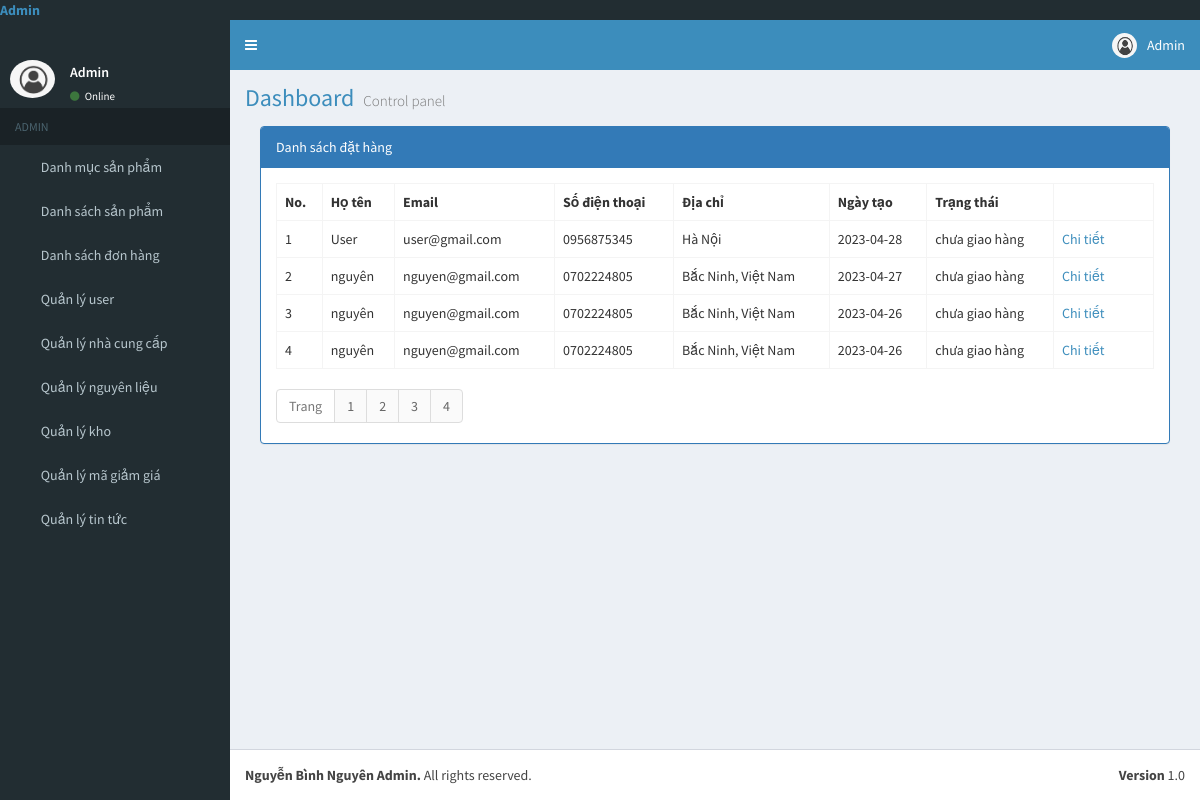
Page /index.php?area=Backend&controller=Cart (signed in) on the committed database.
### tables this page shows
CREATE TABLE `tbl_order` (
  `order_id` int(11) NOT NULL,
  `customer_id` int(11) NOT NULL,
  `create_at` date NOT NULL,
  `status` int(11) NOT NULL DEFAULT 0 COMMENT '0: chưa giao hàng - 1: đã giao hàng'
);

CREATE TABLE `tbl_account` (
  `account_id` int(11) NOT NULL,
  `fullname` varchar(100) NOT NULL,
  `email` varchar(100) NOT NULL,
  `password` varchar(100) NOT NULL,
  `phone` varchar(20) NOT NULL,
  `address` varchar(100) NOT NULL,
  `role` varchar(20) NOT NULL
);

### Controllers/Backend/CartController.php (called while the page is built, shortened)
<?php
include "Models/Backend/CartModel.php";
class CartController extends Controller{
    public function index(){
        $pageSize = 4;
        $totalRecord = $this->totalRecord();
        $numPage = ceil($totalRecord/$pageSize);
        $p = isset($_GET["p"])&&is_numeric($_GET["p"])&&$_GET["p"]>0 ? ($_GET["p"]-1) : 0;
        $from = $p * $pageSize;
        $data = $this->listOrder($from,$pageSize);
        $this->renderHTML("Views/Backend/OrderView.php",array("data"=>$data,"numPage"=>$numPage));
    }
}
?>

### index.php (called while the page is built, shortened)
<?php
	include "App/Routing.php";
 ?>

### Models/Backend/CartModel.php (called while the page is built, shortened)
<?php
trait CartModel{
    public function listOrder($from, $pageSize){
        $conn = Connection::getInstance();
        $query = $conn->query("select * from tbl_order inner join tbl_account on tbl_order.customer_id=tbl_account.account_id order by order_id desc limit $from, $pageSize");
        return $query->fetchAll();
    }
    public function totalRecord(){
        $conn = Connection::getInstance();
        $query = $conn->query("select order_id from tbl_order");
        return $query->rowCount();
    }
}
?>

### Views/Backend/OrderView.php (the view, shortened to what this page needs)
<div class="col-md-12">
    <div class="panel panel-primary">
        <div class="panel-heading">Danh sách đặt hàng</div>
        <div class="panel-body">
            <table class="table table-bordered table-hover">
                <tr>
                    <th>No.</th>
                    <th>Họ tên</th>
                    <th>Email</th>
                    <th>Số điện thoại</th>
                    <th>Địa chỉ</th>
                    <th>Ngày tạo</th>
                    <th>Trạng thái</th>
                    <th style="width:100px;"></th>
                </tr>
                <?php $cnt=1;foreach($data as $rows): ?>
                    <tr>
                        <td><?php echo $cnt;$cnt++; ?></td>
                        <td><?php echo $rows->fullname; ?></td>
                        <td><?php echo $rows->email; ?></td>
                        <td><?php echo $rows->phone; ?></td>
                        <td><?php echo $rows->address; ?></td>
                        <td><?php echo $rows->create_at; ?></td>
                        <td>
                            <?php
                              if($rows->status==0)
                                  echo "chưa giao hàng";
                            ?>
                        </td>
                        <td><a href="index.php?area=backend&controller=Cart&action=orderDetail&id=<?php echo $rows->order_id; ?>">Chi tiết</a> </td>
                    </tr>
                <?php endforeach; ?>
            </table>
            <ul class="pagination">
                <li class="page-item disabled">
                    <a href="#" class="page-link">Trang</a>
                </li>
                <?php for($i = 1; $i <= $numPage; $i++): ?>
                    <li class="page-item">
                        <a href="index.php?area=backend&controller=Cart&p=<?php echo $i; ?>" class="page-link"><?php echo $i; ?></a>
                    </li>
                <?php endfor; ?>
            </ul>
        </div>
    </div>
</div>

### Views/Backend/OrderView.php (style rules this page uses)
.pagination { padding:0px; margin:0px; }

### rows in the picture
tbl_order: tbl_account.fullname "User", tbl_account.email "user@gmail.com", tbl_account.phone "0956875345", tbl_account.address "Hà Nội", create_at "2023-04-28", status "chưa giao hàng"
tbl_order: tbl_account.fullname "nguyên", tbl_account.email "nguyen@gmail.com", tbl_account.phone "0702224805", tbl_account.address "Bắc Ninh, Việt Nam", create_at "2023-04-27", status "chưa giao hàng"
tbl_order: tbl_account.fullname "nguyên", tbl_account.email "nguyen@gmail.com", tbl_account.phone "0702224805", tbl_account.address "Bắc Ninh, Việt Nam", create_at "2023-04-26", status "chưa giao hàng"
tbl_order: tbl_account.fullname "nguyên", tbl_account.email "nguyen@gmail.com", tbl_account.phone "0702224805", tbl_account.address "Bắc Ninh, Việt Nam", create_at "2023-04-26", status "chưa giao hàng"

### other values in the picture
$_SESSION["fullname"] "Admin"
